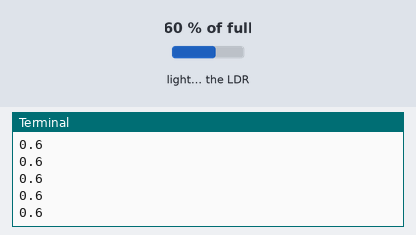
The program below on a simulated Raspberry Pi (BCM pin numbers). On the bench: the last lines printed to the terminal. The test bench sets the inputs (shaded band); at power-on: light on the LDR 60 % of full.

Above: at 1.2 s.
1.3 s: light on the LDR set to 2 % of full
At 1.9 s:
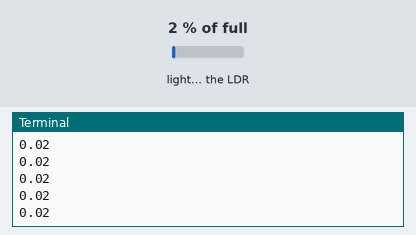
2.8 s: light on the LDR set to 25 % of full
At 3.4 s:
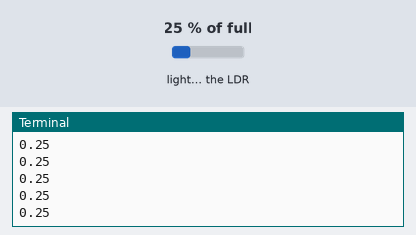
Timing chart, 0 to 4.7 s (numbered marks = the images above; inputs shaded):
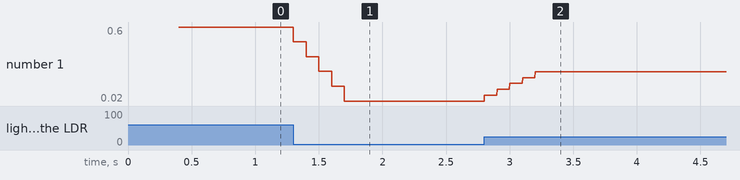

Measured:
- after the input at 1.3 s, the terminal: prints a new line at once (image 1)
- after the input at 2.8 s, the terminal: prints a new line at once (image 2)
- plotted number 1: 0.6 → 0.02 after the input at 1.3 s, 0.02 → 0.25 after the input at 2.8 s

The program:

color_sensor.py
```python
# @author Group 2
# @created at 02.05.2022
# @purpose make a simulation for the color sensor that we will need later

# import the needed library gpiozero
# @cloned from https://github.com/raspberrypilearning/physical-computing-with-python/blob/master/ldr.md
from gpiozero import LightSensor

ldr = LightSensor(18) # the light sensor is present on port 18 on the raspberry pi

while True:
    print(ldr.value) # this value will represent the level of brightness that the phototransistor given in the kit will absorb
```
